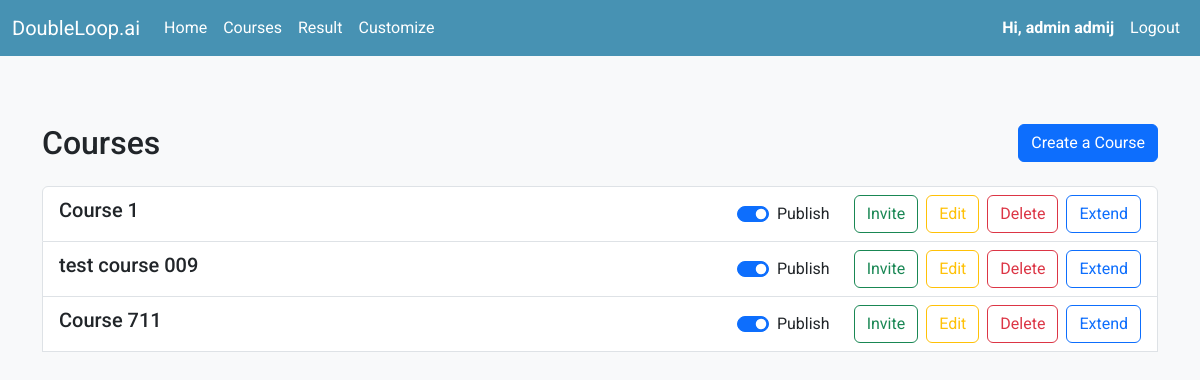
Before: /course_actions/ (signed in) with the older database file.
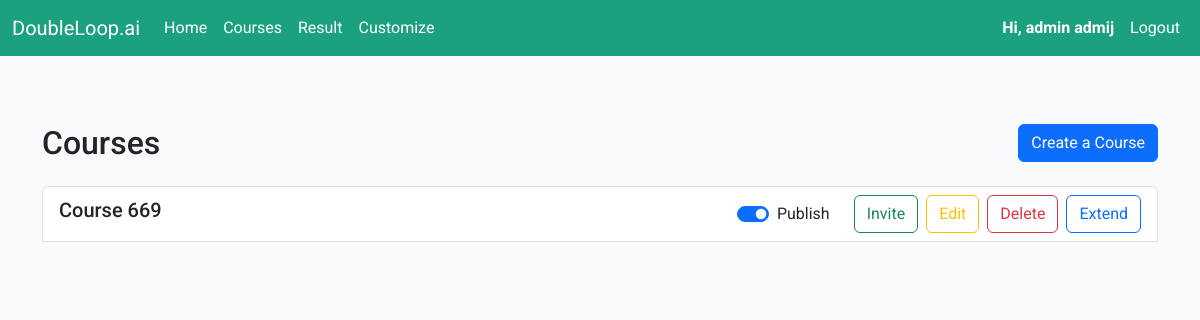
After: the same page with the newer database file.
### course/models/course.py (models this page shows, shortened)
class Course(BaseModel):
    title = models.CharField(max_length=255)
    description = models.CharField(max_length=1500, null=True, blank=True)
    created_by = models.ForeignKey(User, related_name='courses', on_delete=models.CASCADE)
    is_published = models.BooleanField(default=True)
    is_archived = models.BooleanField(default=False)

### users/views.py (the view)
# urls.py: path('course_actions/', course_actions, name="course_actions"),
@login_required
def course_actions(request):
    if not request.user.is_admin:
        messages.error(request, 'You do not have permission to access this page.')
        return redirect('home')
    context = {
        'courses': Course.objects.filter(created_by=request.user, is_archived=False),
    }
    return render(request, 'course_actions.html', context)

### templates/course_actions.html (shortened to what this page needs)
{% extends 'base.html' %}
{% block content %}
<div class="container mt-5">
    <div class="d-flex flex-column flex-md-row justify-content-between align-items-center mb-4">
        <h2 class="mb-3 mb-md-0">Courses</h2>
        <div class="d-flex flex-column flex-md-row">
            <a href="{% url 'dashboard' %}" class="btn btn-primary">Create a Course</a>
        </div>
    </div>
    <div class="list-group">
        {% if courses %}
        {% for course in courses %}
        <div class="list-group-item d-flex justify-content-between align-items-center flex-column flex-md-row">
            <div class="mb-2 mb-md-0"><h5>{{ course.title }}</h5></div>
            <div class="d-flex flex-column flex-md-row align-items-center">
                <div class="form-check form-switch me-3 mb-2 mb-md-0">
                    <input class="form-check-input toggle-publish" type="checkbox" data-course-id="{{ course.id }}"
                           {% if course.is_published %}checked{% endif %}>
                    <label class="form-check-label">Publish</label>
                </div>
                <button class="btn btn-outline-success invite-button ms-2 mb-2 mb-md-0"
                        data-course-id="{{ course.id }}">Invite
                </button>
                <a href="{% url 'next_lesson' course.id %}?edit=true" class="btn btn-outline-warning ms-2 mb-2 mb-md-0">Edit</a>
                <button class="btn btn-outline-danger ms-2 mb-2 mb-md-0 delete-button" data-course-id="{{ course.id }}"
                        data-course-title="{{ course.title }}">Delete
                </button>
                <a href="{% url 'extend_course' course.id %}"
                   class="btn btn-outline-primary ms-2 mb-2 mb-md-0">Extend</a>
            </div>
        </div>
        {% endfor %}
        {% else %}
        <p class="text-muted">No courses available.</p>
        {% endif %}
    </div>
</div>
{% endblock %}

Changed rows visible on the page:
removed Course: title "Course 1", is_published "☑"
removed Course: title "test course 009", is_published "☑"
removed Course: title "Course 711", is_published "☑"
added Course: title "Course 669", is_published "☑"
